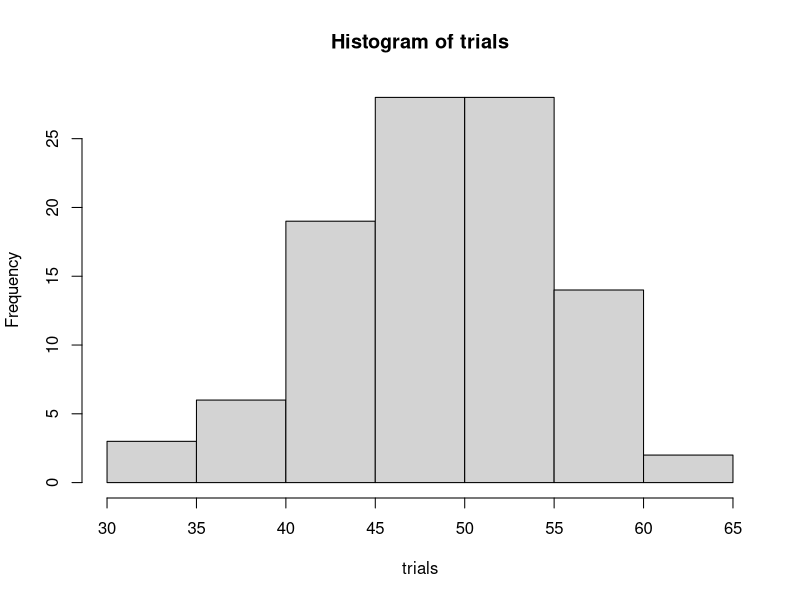
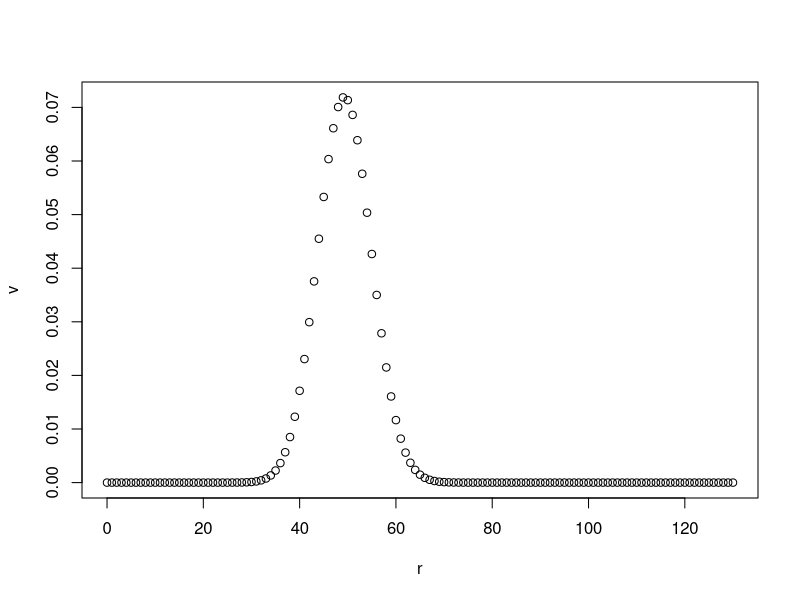
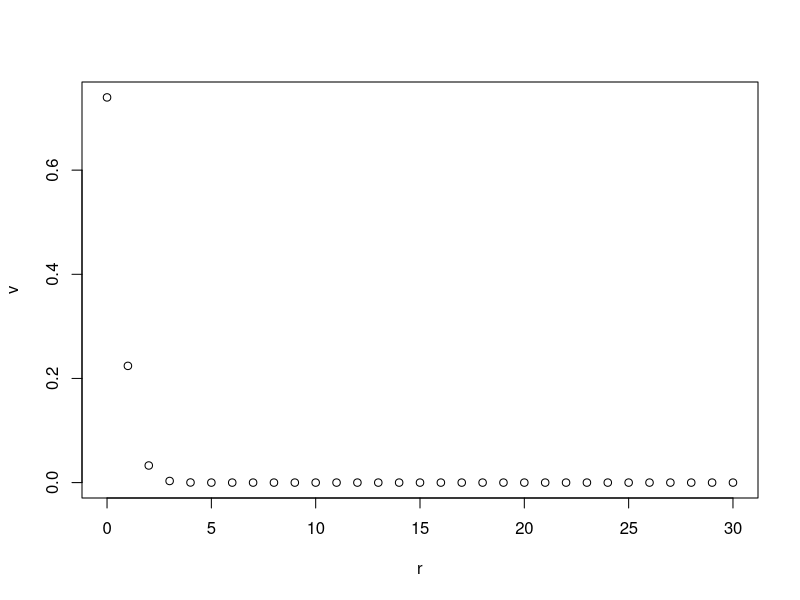
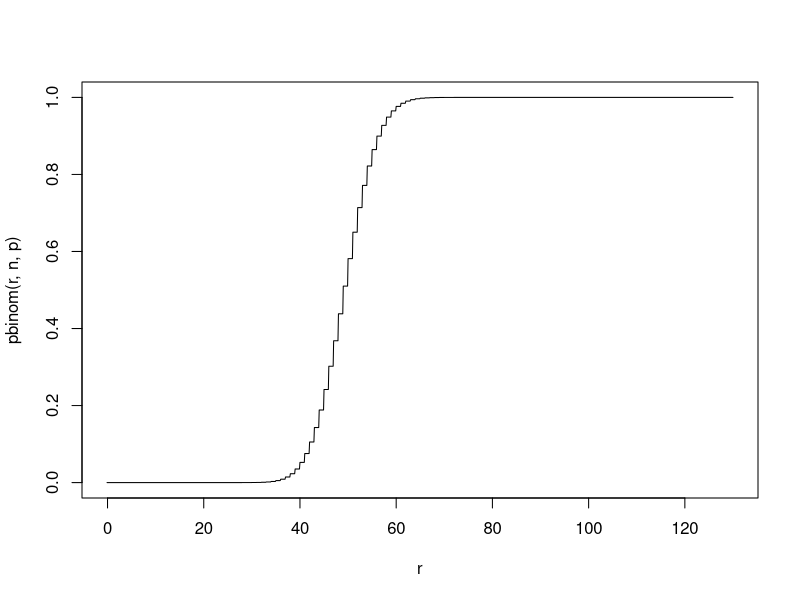
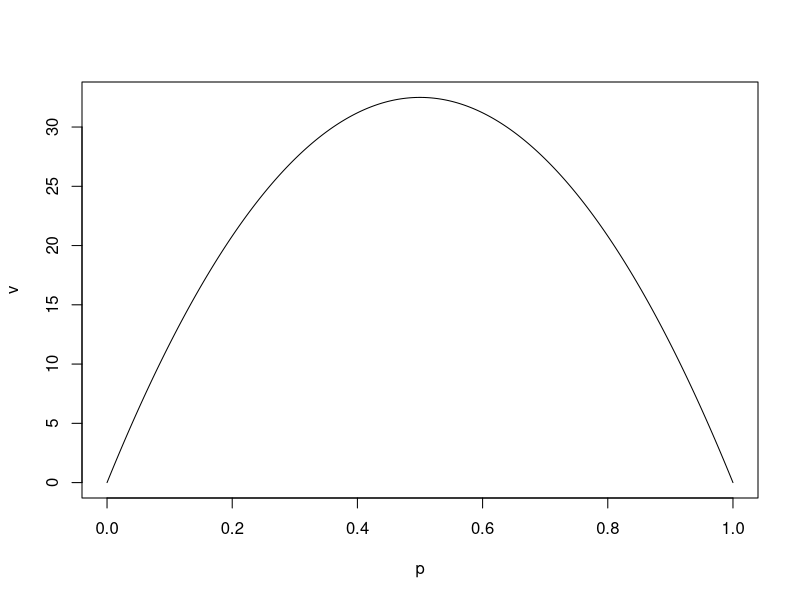

Write R code to recreate these figures, in order.
## ---- chunk 1
x <- c("H", "T")
result <- sample(x, 200, replace=TRUE)
result
## ---- chunk 2
x <- c(1, 0)
result <- sample(x, 130, replace = TRUE, prob=c(0.38, 0.62) )
result
## ---- chunk 3
sum(result)
## ---- chunk 4
sum(sample(x, 130, replace=TRUE, prob=c(0.38, 0.62)))
## ---- chunk 5
# We are going to keep track of the results in a variable called trials, so we first initalize this variable as an empty column
trials <- c()

# Then our for loop - in this case we just want the loop to repeat the command 100 times
for (k in 1:100) { 
  # each loop will compute the number of food insecure students in our random sample of 130 students, 
  # make that a column, and 
  # then add that to the end of the trials column
  trials <- c(trials, sum(sample(x, 130, replace=TRUE, prob=c(0.38, 0.62))))
}

trials
## ---- chunk 6
# The paramter breaks is determining how many bins to use
hist(trials, breaks=10)
## ---- chunk 7
summary(trials)
## ---- chunk 8
0.38 * 130
## ---- chunk 9
130 * 0.38 * 0.62^129
## ---- chunk 10
choose(130, 2) * 0.38^2 * 0.62^128
## ---- chunk 11
r <- c(0:130)
v <- choose(130, r) * 0.38^r * 0.62^(130 - r)
plot(r, v)
## ---- chunk 12
p <- 0.01
n <- 30
r <- c(0:n)
v <- choose(n, r) * p^r * (1-p)^(n - r)
plot(r, v)
## ---- chunk 13
sum(v)
## ---- chunk 14
r <- c(0:39)
sum( choose(130, r) * 0.38^r * 0.62^(130 - r) )
## ---- chunk 15
dbinom(39, 130, 0.38)
## ---- chunk 16
pbinom(39, 130, 0.38)
## ---- chunk 17
n <- 130
p <- 0.38
r <- c(-1:(10*n))/10
plot(r, pbinom(r, n, p), type="l")
## ---- chunk 18
r <- c(0:130)
sum( r*dbinom(r, 130, 0.38))
## ---- chunk 19
r <- c(0:130)
sigma2 <- sum( r^2*dbinom(r, 130, 0.38)) - (130*0.38)^2
sigma2
## ---- chunk 20
sqrt(sigma2)
## ---- chunk 21
n <- 130
p <- c(0:1000)/1000
v <- n*p*(1-p)
plot(p, v, type="l")
